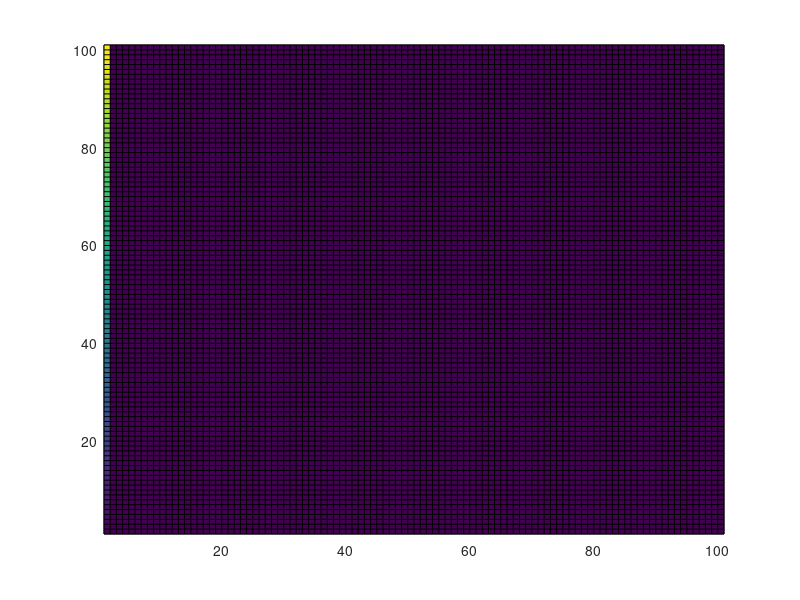

Source code (MATLAB):
% EPS 217 - Landscape Evolution Modelling with Jean Braun and Bill Dietrich

% Week 1

% Let's define the problem:
xl = 100.e3; % x-dimension in meters
yl = 100.e3; % y-dimension in meters
nx = 101;
ny = 101;
nn = nx*ny; % the total number of points
dx = xl/(nx-1); % x-dimension unit
dy = yl/(ny-1); % y-dimension unit
dt = 1000.; %timestep in yr
nstep = 1000; % number of steps
% lack of period indicates that what you've put is an integer
% period means a number, not necessarily an integer (FORTRAN thing)

% More conditions (for later)
k=1e-4;
n=1;
m=0.4;
u=2e-3; % uplift rate

% We want to solve the stream power equation
% First assume U is constant, uniform in space and time
% m = 1
% n = 0.4

% Recall we will need initial and boundary conditions
% CASE 1: h = 0 and U = 0 along all 4 boundaries (fixed base level)
% CASE 2: h = 0 at y = 0 and y = yl and cyclic boundary conditions between
% x = 0 and x = xl
% CASE 3: h = 0 and y = 0 and reflective boundary conditions at y = yl and
% cyclic boundary conditions between x = 0 and x = xl

% Assume h = 0 then add some 1m high noise onto the landscape

% Create an array to store the height and add random noise at each point
h = rand(nn,1); % one column with nn rows (NOT identifying entries by row#
% and column#)
%h = [0 0 0 0; 0 10 15 0; 0 9 7 0; 0 0 0 0];
for l = 1:nx
    for k = 1:ny
        h(k,1) = k;
    end
end

R = reshape(h,nx,ny);
figure
pcolor(R)

% To find oneself in the matrix given x and y positions (the way we didn't
% set it up), use the following code:
for j = 1:ny
    for i = 1:nx
        ij= i+(j-1)*nx;
    end
end

% BUILDING RECEIVER ARRAY
% For each ij (=1,...,nn), let's first compute the "steepest neighbor node"
% which will also be called the "receiver node" (rec(ij)) as well as the
% horizontal distance between node ij and its receiver node, length(ij);
% length will be 1, sqrt(2), or 0.

% In this version of the code, we will assume that the 4 boundaries are
% fixed at base level.  Boundary nodes are their own receivers and length
% is 0.

% Initialize storage
ij_neighbor=nan(9,1);
l_neighbor=nan(9,1);

len = nan(nn,1);
rec = nan(nn,1);

% Start by setting the "answer" to every cell as being its own receiver and
% having a length 0.  This is true for the boundaries.  The loop below will
% change the answer for internal points only
for ij=1:nn;
    len(ij) = 0;
    rec(ij) = ij;
end

% _______
% |7|8|9|
% _______
% |4|5|6|
% _______
% |1|2|3|
% _______

for i=2:(nx-1) % exclude edge cells from this calculation
    for j=2:(ny-1)
        ij = i+(j-1)*nx; % find your nn value based on i and j
        
        % identify neighbors and store them in neighbor array
        ij_neighbor(1) = (i-1)+((j-1)-1)*nx; %lower left neighbor
        ij_neighbor(2) = i+((j-1)-1)*nx; %below neighbor
        ij_neighbor(3) = (i+1)+((j-1)-1)*nx; %lower right neighbor
        ij_neighbor(4) = (i-1)+(j-1)*nx; %left neighbor
        ij_neighbor(5) = i+(j-1)*nx; %self
        ij_neighbor(6) = (i+1)+(j-1)*nx; %right neighbor
        ij_neighbor(7) = (i-1)+((j-1)+1)*nx; %upper left neighbor
        ij_neighbor(8) = i+((j-1)+1)*nx; %upper neighbor
        ij_neighbor(9) = (i+1)+((j-1)+1)*nx; %upper right neighbor
        
        l_neighbor(1) = sqrt(dx+dy);
        l_neighbor(3) = sqrt(dx+dy);
        l_neighbor(7) = sqrt(dx+dy);
        l_neighbor(9) = sqrt(dx+dy);
        l_neighbor(5) = 0;
        l_neighbor(2) = dy;
        l_neighbor(8) = dy;
        l_neighbor(4) = dx;
        l_neighbor(6) = dx;
        
        h_diff=-100;       
        % look to each neighbor and store its info only if it is lower than
        % previous neighbor
        for k=1:length(ij_neighbor)
            h_diff_temp = h(ij_neighbor(5))-h(ij_neighbor(k)); % self height - neighbor height
            if h_diff_temp > h_diff
                h_diff = h_diff_temp;
                rec(ij) = ij_neighbor(k);
                len(ij) = sqrt((l_neighbor(k))^2 + (h_diff)^2);
            end
        end
    end
end

% Week 2! Let's talk about meshes (and talk only)

% And now let's build a donor array

% From the receiver list, we now need to build the <<reversed>> list of the
% donor nodes. For each node ij, we need to compute how many neighboring
% nodes have ij as a receiver node and the list of these neightbors.  This
% will mean computing 2 lists, one of length nn, called, ndon, which is the
% number of donors for each node, and a double indexed array, donors(8,nn),
% containing up to 8 nodes per node (there are 8 neighbor to each node).
% Don't forget to initialize ndon to 0. Max # of donors is 8 (or 9...)

% one loop of length nn and be able to get ndon and donors! one loop!!!!

ndon = zeros(nn,1);
donor = zeros(nn,8);
n_self = 0;

for ij = 1:nn
    if rec(ij) ~= ij
        ijk = rec(ij);
        ndon(ijk) = ndon(ijk) + 1;
        donor(rec(ij),ndon(rec(ij))) = (ij);
    else
        n_self = n_self+1;
    end
end


